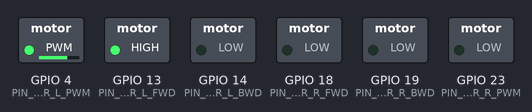
Bench run of a sketch on a simulated ESP32. Parts: switched loads named in the sketch (green lamp = pin HIGH). What the sketch prints to the serial monitor is not drawn.

Above: at 0.35 s.
At 4.05 s:
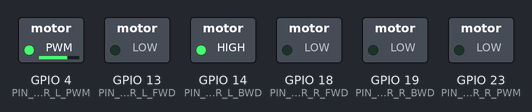
At 5.95 s:
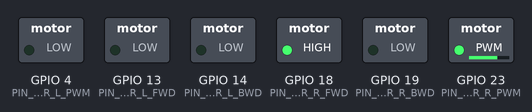
At 7.95 s:
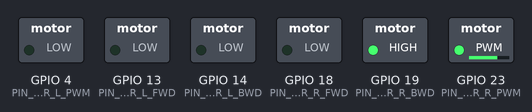
At 11.85 s:
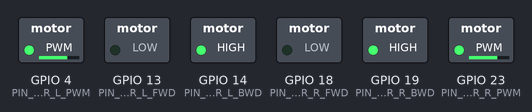
At 15.55 s:
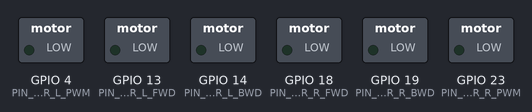
Timing chart, 0 to 20.2 s (numbered marks = the images above):
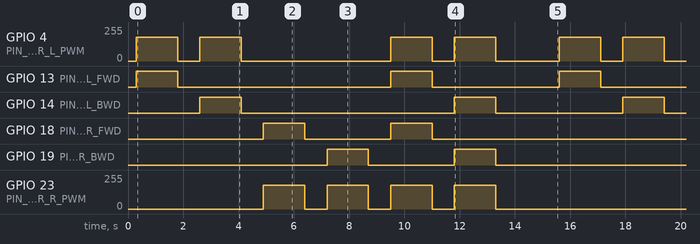

The sketch:

test_motors.ino
```cpp
// ── EnviroBot component test: DC drive motors (L + R via driver) ────
// Cycles: L fwd, L bwd, R fwd, R bwd, both fwd, both bwd, stop.
// Watch each wheel spins the RIGHT way. If a wheel runs backwards,
// swap that motor's two driver output wires (or FWD/BWD pins).
// PWM API is guarded for ESP32 core 2.x vs 3.x (matches navigation.cpp).
#define PIN_MOTOR_L_FWD 13
#define PIN_MOTOR_L_BWD 14
#define PIN_MOTOR_L_PWM 4
#define PIN_MOTOR_R_FWD 18
#define PIN_MOTOR_R_BWD 19
#define PIN_MOTOR_R_PWM 23
#define TEST_SPEED      180   // 0-255

static void pwm(int l, int r) {
#if ESP_ARDUINO_VERSION_MAJOR >= 3
  ledcWrite(PIN_MOTOR_L_PWM, l); ledcWrite(PIN_MOTOR_R_PWM, r);
#else
  ledcWrite(0, l); ledcWrite(1, r);
#endif
}

static void left(bool fwd)  { digitalWrite(PIN_MOTOR_L_FWD, fwd);  digitalWrite(PIN_MOTOR_L_BWD, !fwd); }
static void right(bool fwd) { digitalWrite(PIN_MOTOR_R_FWD, fwd);  digitalWrite(PIN_MOTOR_R_BWD, !fwd); }

static void stop() {
  pwm(0, 0);
  digitalWrite(PIN_MOTOR_L_FWD, LOW); digitalWrite(PIN_MOTOR_L_BWD, LOW);
  digitalWrite(PIN_MOTOR_R_FWD, LOW); digitalWrite(PIN_MOTOR_R_BWD, LOW);
}

static void step(const char* label, bool lOn, bool lFwd, bool rOn, bool rFwd) {
  Serial.println(label);
  if (lOn) left(lFwd);
  if (rOn) right(rFwd);
  pwm(lOn ? TEST_SPEED : 0, rOn ? TEST_SPEED : 0);
  delay(1500);
  stop();
  delay(800);
}

void setup() {
  Serial.begin(115200);
  delay(300);
  pinMode(PIN_MOTOR_L_FWD, OUTPUT); pinMode(PIN_MOTOR_L_BWD, OUTPUT);
  pinMode(PIN_MOTOR_R_FWD, OUTPUT); pinMode(PIN_MOTOR_R_BWD, OUTPUT);
#if ESP_ARDUINO_VERSION_MAJOR >= 3
  ledcAttach(PIN_MOTOR_L_PWM, 5000, 8);
  ledcAttach(PIN_MOTOR_R_PWM, 5000, 8);
#else
  ledcSetup(0, 5000, 8); ledcAttachPin(PIN_MOTOR_L_PWM, 0);
  ledcSetup(1, 5000, 8); ledcAttachPin(PIN_MOTOR_R_PWM, 1);
#endif
  stop();
  Serial.println("Motor test — wheels should spin as labelled. Robot on blocks!");
}

void loop() {
  step("LEFT  forward",  true,  true,  false, false);
  step("LEFT  backward", true,  false, false, false);
  step("RIGHT forward",  false, false, true,  true);
  step("RIGHT backward", false, false, true,  false);
  step("BOTH  forward",  true,  true,  true,  true);
  step("BOTH  backward", true,  false, true,  false);
  Serial.println("--- cycle done ---\n");
  delay(1500);
}
```

Measured:
- by itself, GPIO 13 (PIN_MOTOR_L_FWD), GPIO 14 (PIN_MOTOR_L_BWD): repeats every 15.3 s: LOW 7.7 s, HIGH 1.5 s, LOW 4.6 s, HIGH 1.5 s
- by itself, GPIO 18 (PIN_MOTOR_R_FWD), GPIO 19 (PIN_MOTOR_R_BWD): repeats every 15.3 s: LOW 3.1 s, HIGH 1.5 s, LOW 9.2 s, HIGH 1.5 s
- by itself, GPIO 23 (PIN_MOTOR_R_PWM): repeats every 15.3 s: 3 × (0/255 0.80 s, 179/255 1.5 s), 0/255 6.9 s, 179/255 1.5 s
- by itself, GPIO 4 (PIN_MOTOR_L_PWM): repeats every 15.3 s: 0/255 0.80 s, 179/255 1.5 s, 0/255 5.4 s, 179/255 1.5 s, 0/255 0.80 s, 179/255 1.5 s, 0/255 2.3 s, 179/255 1.5 s
